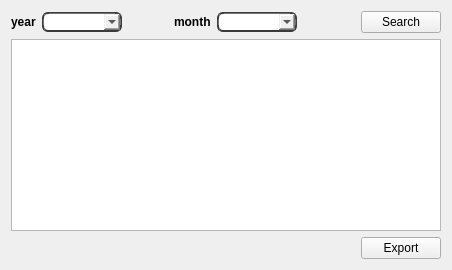
              <widget class="QWidget" name="widget">
               <attribute name="title">
                <string>Monthly Report</string>
               </attribute>
               <layout class="QGridLayout" name="gridLayout_18">
                <item row="0" column="0">
                 <widget class="QLabel" name="label_39">
                  <property name="sizePolicy">
                   <sizepolicy hsizetype="Maximum" vsizetype="Preferred">
                    <horstretch>0</horstretch>
                    <verstretch>0</verstretch>
                   </sizepolicy>
                  </property>
                  <property name="font">
                   <font>
                    <family>MS Shell Dlg 2</family>
                    <weight>75</weight>
                    <bold>true</bold>
                   </font>
                  </property>
                  <property name="text">
                   <string>year</string>
                  </property>
                 </widget>
                </item>
                <item row="0" column="2">
                 <spacer name="horizontalSpacer_28">
                  <property name="orientation">
                   <enum>Qt::Horizontal</enum>
                  </property>
                  <property name="sizeType">
                   <enum>QSizePolicy::Maximum</enum>
                  </property>
                  <property name="sizeHint" stdset="0">
                   <size>
                    <width>40</width>
                    <height>20</height>
                   </size>
                  </property>
                 </spacer>
                </item>
                <item row="0" column="4">
                 <widget class="QComboBox" name="comboBox_16">
                  <property name="styleSheet">
                   <string notr="true">border-style: outset;
	border-width: 2px;
	border-top-color: qlineargradient(spread:pad, x1:0.5, y1:0.6, x2:0.5, y2:0.4, stop:0 rgba(115, 115, 115, 255), stop:1 rgba(62, 62, 62, 255));
	border-right-color: qlineargradient(spread:pad, x1:0.4, y1:0.5, x2:0.6, y2:0.5, stop:0 rgba(115, 115, 115, 255), stop:1 rgba(62, 62, 62, 255));
	border-left-color: qlineargradient(spread:pad, x1:0.6, y1:0.5, x2:0.4, y2:0.5, stop:0 rgba(115, 115, 115, 255), stop:1 rgba(62, 62, 62, 255));
	border-bottom-color: rgb(58, 58, 58);
	border-bottom-width: 1px;
	border-style: solid;
	border-width: 2px; border-radius: 6px;
	
padding: 0 8px;
</string>
                  </property>
                 </widget>
                </item>
                <item row="0" column="1">
                 <widget class="QComboBox" name="comboBox_15">
                  <property name="styleSheet">
                   <string notr="true">border-style: outset;
	border-width: 2px;
	border-top-color: qlineargradient(spread:pad, x1:0.5, y1:0.6, x2:0.5, y2:0.4, stop:0 rgba(115, 115, 115, 255), stop:1 rgba(62, 62, 62, 255));
	border-right-color: qlineargradient(spread:pad, x1:0.4, y1:0.5, x2:0.6, y2:0.5, stop:0 rgba(115, 115, 115, 255), stop:1 rgba(62, 62, 62, 255));
	border-left-color: qlineargradient(spread:pad, x1:0.6, y1:0.5, x2:0.4, y2:0.5, stop:0 rgba(115, 115, 115, 255), stop:1 rgba(62, 62, 62, 255));
	border-bottom-color: rgb(58, 58, 58);
	border-bottom-width: 1px;
	border-style: solid;
	border-width: 2px; border-radius: 6px;
	
padding: 0 8px;
</string>
                  </property>
                 </widget>
                </item>
                <item row="0" column="5">
                 <spacer name="horizontalSpacer_78">
                  <property name="orientation">
                   <enum>Qt::Horizontal</enum>
                  </property>
                  <property name="sizeType">
                   <enum>QSizePolicy::Preferred</enum>
                  </property>
                  <property name="sizeHint" stdset="0">
                   <size>
                    <width>40</width>
                    <height>20</height>
                   </size>
                  </property>
                 </spacer>
                </item>
                <item row="0" column="3">
                 <widget class="QLabel" name="label_38">
                  <property name="sizePolicy">
                   <sizepolicy hsizetype="Maximum" vsizetype="Preferred">
                    <horstretch>0</horstretch>
                    <verstretch>0</verstretch>
                   </sizepolicy>
                  </property>
                  <property name="font">
                   <font>
                    <family>MS Shell Dlg 2</family>
                    <weight>75</weight>
                    <bold>true</bold>
                   </font>
                  </property>
                  <property name="text">
                   <string>month</string>
                  </property>
                 </widget>
                </item>
                <item row="2" column="8">
                 <widget class="QPushButton" name="pushButton_82">
                  <property name="font">
                   <font>
                    <family>MS Shell Dlg 2</family>
                    <weight>50</weight>
                    <bold>false</bold>
                   </font>
                  </property>
                  <property name="text">
                   <string>Export</string>
                  </property>
                 </widget>
                </item>
                <item row="1" column="0" colspan="9">
                 <widget class="QTableWidget" name="tableWidget_18">
                  <property name="styleSheet">
                   <string notr="true"/>
                  </property>
                 </widget>
                </item>
                <item row="0" column="8">
                 <widget class="QPushButton" name="pushButton_21">
                  <property name="sizePolicy">
                   <sizepolicy hsizetype="Maximum" vsizetype="Fixed">
                    <horstretch>0</horstretch>
                    <verstretch>0</verstretch>
                   </sizepolicy>
                  </property>
                  <property name="text">
                   <string>Search</string>
                  </property>
                 </widget>
                </item>
               </layout>
              </widget>
